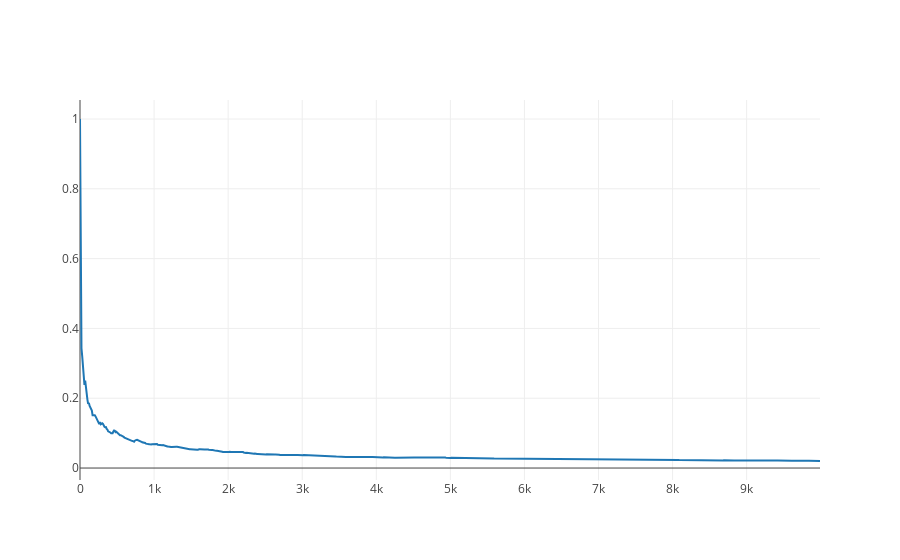

Write notebook code for a chart like this one.
### Code cell
var_ts = var_est_slow[1]
diffs = [np.linalg.norm(vt - var_exact)/np.linalg.norm(var_exact) for vt in var_ts]
iplot([go.Scatter(x = np.array(range(len(diffs)))*10., y = diffs, marker=dict(size = 2,))])

### Figure 1 — Plotly figure (JSON) as saved in the notebook; plotly's stock layout.template omitted (floating-point values rounded to 4 significant figures; data arrays with more than 128 entries replaced by an {"elided": "..."} marker saying what was removed)
{"data": [{"marker": {"size": 2}, "type": "scatter", "x": {"elided": "1000 int values"}, "y": {"elided": "1000 float values"}}], "layout": {}}
